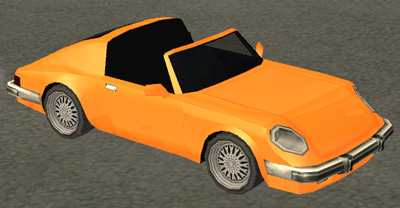
#> input picture car.jpg, 400 x 208 px
$ python read07.py
#> lines starting #> are read from the running program, lines starting #| are printed output that depends on the picture; after the words box and inside, x2 and y2 are one past the last pixel; in counts of white or black regions, pixels touching at a corner belong together
import cv2 as cv
import numpy as np
# Color Detection

def empty(a):
    pass

cv.namedWindow("Trackbars")
cv.resizeWindow("Trackbars",640,240)
cv.createTrackbar('Hue Min','Trackbars',0,179,empty)
cv.createTrackbar('Hue Max','Trackbars',179,179,empty)
cv.createTrackbar('Sat Min','Trackbars',122,255,empty)
cv.createTrackbar('Sat Max','Trackbars',255,255,empty)
cv.createTrackbar('Val Min','Trackbars',235,255,empty)
cv.createTrackbar('Val Max','Trackbars',255,255,empty)


while True:
    img = cv.imread('car.jpg')
#> img is the input picture: shape (208, 400, 3); mean B, G, R 64.3, 103.5, 135.3
    imghsv = cv.cvtColor(img, cv.COLOR_BGR2HSV)
#> imghsv: shape (208, 400, 3); mean H, S, V 25.9, 92.6, 135.7

    h_min = cv.getTrackbarPos('Hue Min','Trackbars')
    h_max = cv.getTrackbarPos('Hue Max', 'Trackbars')
    s_min = cv.getTrackbarPos('Sat Min', 'Trackbars')
    s_max = cv.getTrackbarPos('Sat Max', 'Trackbars')
    v_min = cv.getTrackbarPos('Val Min', 'Trackbars')
    v_max = cv.getTrackbarPos('Val Max', 'Trackbars')
    print(h_min,h_max,s_min,s_max,v_min,v_max)

    lower = np.array([h_min,s_min,v_min])
    uper = np.array([h_max,s_max,v_max])

    mask = cv.inRange(imghsv,lower,uper)
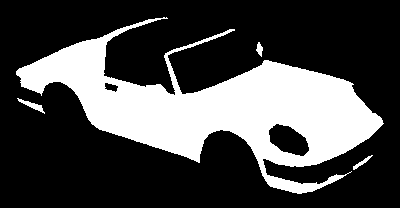
#> mask: shape (208, 400); 28.5% white; 4 white regions, box (x1, y1, x2, y2) and area: (16, 17, 384, 194) 23409, (17, 98, 45, 114) 127, (353, 155, 373, 170) 74, (256, 42, 263, 57) 62
    imgres = cv.bitwise_and(img,img,mask=mask)
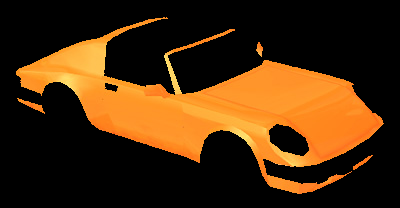
#> imgres: shape (208, 400, 3); mean B, G, R 12.5, 43, 72.3

    cv.imshow('Kitty',img)
    cv.imshow('hsv',imghsv)
    cv.imshow('Masked',mask)
    cv.imshow('result',imgres)

    cv.waitKey(1)
